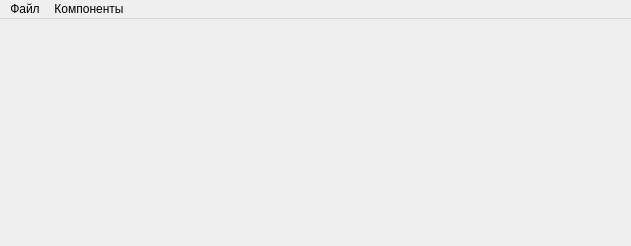
<?xml version="1.0" encoding="UTF-8"?>
<ui version="4.0">
 <class>mwnd</class>
 <widget class="QMainWindow" name="mwnd">
  <property name="geometry">
   <rect>
    <x>0</x>
    <y>0</y>
    <width>631</width>
    <height>246</height>
   </rect>
  </property>
  <property name="windowTitle">
   <string>MainWindow</string>
  </property>
  <widget class="QWidget" name="centralwidget">
   <layout class="QVBoxLayout" name="verticalLayout">
    <item>
     <widget class="RenderPanel" name="renderpanel" native="true"/>
    </item>
   </layout>
  </widget>
  <widget class="QMenuBar" name="menubar">
   <property name="geometry">
    <rect>
     <x>0</x>
     <y>0</y>
     <width>631</width>
     <height>21</height>
    </rect>
   </property>
   <widget class="QMenu" name="menu">
    <property name="title">
     <string>Файл</string>
    </property>
    <addaction name="actionNew"/>
    <addaction name="actionSave"/>
    <addaction name="actionLoad"/>
    <addaction name="separator"/>
    <addaction name="actionExit"/>
   </widget>
   <widget class="QMenu" name="menu_2">
    <property name="title">
     <string>Компоненты</string>
    </property>
    <addaction name="actionPoint"/>
    <addaction name="actionCircle"/>
    <addaction name="actionClearAll"/>
   </widget>
   <addaction name="menu"/>
   <addaction name="menu_2"/>
  </widget>
  <action name="actionSave">
   <property name="text">
    <string>Сохранить</string>
   </property>
  </action>
  <action name="actionLoad">
   <property name="text">
    <string>Загрузить</string>
   </property>
  </action>
  <action name="actionExit">
   <property name="text">
    <string>Выход</string>
   </property>
  </action>
  <action name="actionPoint">
   <property name="text">
    <string>Точка</string>
   </property>
  </action>
  <action name="actionPolyline">
   <property name="text">
    <string>Ломаная</string>
   </property>
  </action>
  <action name="actionPoly">
   <property name="text">
    <string>Полигон</string>
   </property>
  </action>
  <action name="actionCircle">
   <property name="text">
    <string>Окружность</string>
   </property>
  </action>
  <action name="actionNew">
   <property name="text">
    <string>Новый</string>
   </property>
  </action>
  <action name="actionClearAll">
   <property name="text">
    <string>Очистить всё</string>
   </property>
  </action>
 </widget>
 <customwidgets>
  <customwidget>
   <class>RenderPanel</class>
   <extends>QWidget</extends>
   <header>renderpanel.h</header>
   <container>1</container>
  </customwidget>
 </customwidgets>
 <resources/>
 <connections/>
</ui>
